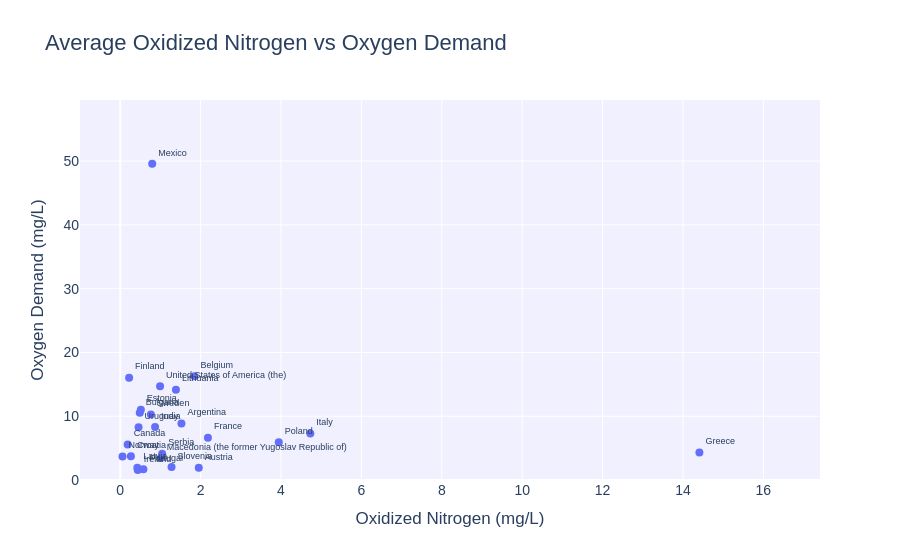

Notebook cell for this chart:
### Code cell
# Import Plotly for interactive plotting
import plotly.express as px

# for interactive scatter plot to compare oxidized nitrogen and oxygen demand by country
fig = px.scatter(
    # Data source: average values per country
    aggregated_df,
    x='Value_nitrate',
    y='Value_oxygen',
    text='Country Name',
    title='Average Oxidized Nitrogen vs Oxygen Demand',
    labels={'Value_nitrate': 'Oxidized Nitrogen (mg/L)', 'Value_oxygen': 'Oxygen Demand (mg/L)'},
)

# Customize marker and text appearance
fig.update_traces(
    textposition='top right',
    marker=dict(size=8),
    textfont=dict(size=9),
    hovertemplate='<b>%{text}</b><br>Nitrate: %{x}<br>Oxygen: %{y}<extra></extra>'
)

# Update layout: axis ranges, background, fonts, and title styling
fig.update_layout(
    xaxis=dict(range=[-1, aggregated_df['Value_nitrate'].max() + 3]),
    yaxis=dict(range=[0, aggregated_df['Value_oxygen'].max() + 10]),
    plot_bgcolor='rgba(240,240,255,0.95)',
    title_font_size=22,
    font=dict(family="Arial", size=14)
)

# Display the interactive plot
fig.show()

# Save as an HTML
fig.write_html("../visualizations/nitrogen_vs_oxygen.html", include_plotlyjs='cdn')

### Figure 1 — Plotly figure (JSON) as saved in the notebook; plotly's stock layout.template omitted (floating-point values rounded to 4 significant figures)
{"data": [{"hovertemplate": "<b>%{text}</b><br>Nitrate: %{x}<br>Oxygen: %{y}<extra></extra>", "legendgroup": "", "marker": {"color": "#636efa", "size": 8, "symbol": "circle"}, "mode": "markers+text", "name": "", "orientation": "v", "showlegend": false, "text": ["Argentina", "Austria", "Belgium", "Bulgaria", "Canada", "Croatia", "Estonia", "Finland", "France", "Greece", "India", "Ireland", "Italy", "Latvia", "Lithuania", "Macedonia (the former Yugoslav Republic of)", "Mexico", "Norway", "Poland", "Portugal", "Serbia", "Slovenia", "Sweden", "United States of America (the)", "Uruguay"], "textfont": {"size": 9}, "textposition": "top right", "type": "scatter", "x": [1.524, 1.955, 1.846, 0.4874, 0.1855, 0.2666, 0.5139, 0.2221, 2.182, 14.41, 0.8681, 0.4366, 4.73, 0.4263, 1.386, 1.012, 0.7963, 0.05751, 3.945, 0.5772, 1.043, 1.277, 0.7631, 0.9924, 0.4571], "xaxis": "x", "y": [8.875, 1.909, 16.28, 10.53, 5.549, 3.716, 11.02, 16.03, 6.642, 4.311, 8.29, 1.579, 7.287, 1.927, 14.16, 3.464, 49.58, 3.669, 5.904, 1.699, 4.119, 2.023, 10.26, 14.69, 8.278], "yaxis": "y"}], "layout": {"font": {"family": "Arial", "size": 14}, "legend": {"tracegroupgap": 0}, "plot_bgcolor": "rgba(240,240,255,0.95)", "title": {"font": {"size": 22}, "text": "Average Oxidized Nitrogen vs Oxygen Demand"}, "xaxis": {"anchor": "y", "domain": [0, 1], "range": [-1, 17.41], "title": {"text": "Oxidized Nitrogen (mg/L)"}}, "yaxis": {"anchor": "x", "domain": [0, 1], "range": [0, 59.58], "title": {"text": "Oxygen Demand (mg/L)"}}}}
